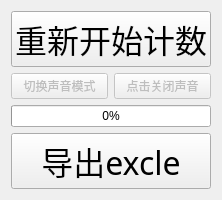
        <widget class="QWidget" name="tab">
         <attribute name="title">
          <string>操作</string>
         </attribute>
         <layout class="QGridLayout" name="gridLayout_3">
          <item row="4" column="0">
           <widget class="QPushButton" name="btn_export_excle">
            <property name="font">
             <font>
              <family>Microsoft YaHei</family>
              <pointsize>24</pointsize>
             </font>
            </property>
            <property name="text">
             <string>导出excle</string>
            </property>
           </widget>
          </item>
          <item row="1" column="0">
           <widget class="QPushButton" name="btn_save_log">
            <property name="font">
             <font>
              <pointsize>24</pointsize>
             </font>
            </property>
            <property name="text">
             <string>重新开始计数</string>
            </property>
           </widget>
          </item>
          <item row="3" column="0">
           <widget class="QProgressBar" name="progressBar_xls">
            <property name="value">
             <number>0</number>
            </property>
           </widget>
          </item>
          <item row="2" column="0">
           <layout class="QHBoxLayout" name="horizontalLayout_3">
            <item>
             <widget class="QPushButton" name="btn_change_voice">
              <property name="enabled">
               <bool>false</bool>
              </property>
              <property name="text">
               <string>切换声音模式</string>
              </property>
             </widget>
            </item>
            <item>
             <widget class="QPushButton" name="btn_close_voice">
              <property name="enabled">
               <bool>false</bool>
              </property>
              <property name="text">
               <string>点击关闭声音</string>
              </property>
             </widget>
            </item>
           </layout>
          </item>
         </layout>
        </widget>
